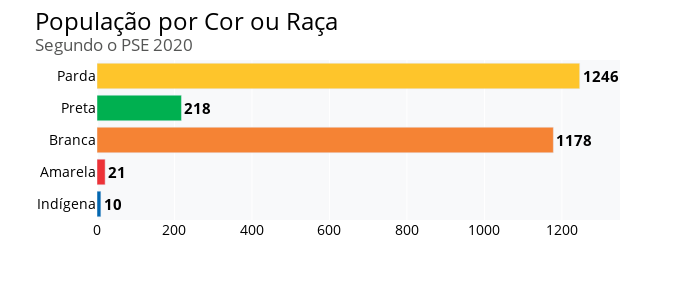

Write notebook code for a chart like this one.
### Markdown cell above
##### Demográfico - População por cor/raça

### Code cell
pop_cor_raca = dados.copy()
pop_cor_raca["pop"] =  dados["D1701_sum"] + dados["D1702_sum"]
pop_cor_raca = pop_cor_raca.groupby("V109_first")[["pop"]].sum().reset_index()
pop_cor_raca.columns = ["cor_raca", "qtd"]
pop_cor_raca

fig = px.bar(pop_cor_raca, x="qtd", y="cor_raca", color = "cor_raca", text_auto=True,
             color_discrete_sequence=["#fec52b","#00b050","#f58334", "#ed3237", "#0367b0"],
             category_orders={'cor_raca':["Parda", "Preta", "Branca", "Amarela","Indígena"]})

# Ajustando o layout do gráfico
fig.update_layout(width=700, height=300, font_family = 'Open Sans', font_color= "black", 
                  title_font_color= "black", title_font_size=24, title_text='População por Cor ou Raça' + 
                  '<br><sup size=1 style="color:#555655">Segundo o PSE 2020</sup>', xaxis_title='', yaxis_title='',
                  xaxis_tickfont_size=14, yaxis_tickfont_size=14, xaxis_range = [0,1350], 
                  plot_bgcolor= "#f8f9fa", showlegend=False)


fig.update_traces(textfont_size=15, textposition="outside", texttemplate='<b>%{x}</b>', cliponaxis=False)

fig.show()

### Figure 1 — Plotly figure (JSON) as saved in the notebook; plotly's stock layout.template omitted (floating-point values rounded to 4 significant figures)
{"data": [{"alignmentgroup": "True", "cliponaxis": false, "hovertemplate": "cor_raca=%{y}<br>qtd=%{x}<extra></extra>", "legendgroup": "Parda", "marker": {"color": "#fec52b", "pattern": {"shape": ""}}, "name": "Parda", "offsetgroup": "Parda", "orientation": "h", "showlegend": true, "textfont": {"size": 15}, "textposition": "outside", "texttemplate": "<b>%{x}</b>", "type": "bar", "x": [1246], "xaxis": "x", "y": ["Parda"], "yaxis": "y"}, {"alignmentgroup": "True", "cliponaxis": false, "hovertemplate": "cor_raca=%{y}<br>qtd=%{x}<extra></extra>", "legendgroup": "Preta", "marker": {"color": "#00b050", "pattern": {"shape": ""}}, "name": "Preta", "offsetgroup": "Preta", "orientation": "h", "showlegend": true, "textfont": {"size": 15}, "textposition": "outside", "texttemplate": "<b>%{x}</b>", "type": "bar", "x": [218], "xaxis": "x", "y": ["Preta"], "yaxis": "y"}, {"alignmentgroup": "True", "cliponaxis": false, "hovertemplate": "cor_raca=%{y}<br>qtd=%{x}<extra></extra>", "legendgroup": "Branca", "marker": {"color": "#f58334", "pattern": {"shape": ""}}, "name": "Branca", "offsetgroup": "Branca", "orientation": "h", "showlegend": true, "textfont": {"size": 15}, "textposition": "outside", "texttemplate": "<b>%{x}</b>", "type": "bar", "x": [1178], "xaxis": "x", "y": ["Branca"], "yaxis": "y"}, {"alignmentgroup": "True", "cliponaxis": false, "hovertemplate": "cor_raca=%{y}<br>qtd=%{x}<extra></extra>", "legendgroup": "Amarela", "marker": {"color": "#ed3237", "pattern": {"shape": ""}}, "name": "Amarela", "offsetgroup": "Amarela", "orientation": "h", "showlegend": true, "textfont": {"size": 15}, "textposition": "outside", "texttemplate": "<b>%{x}</b>", "type": "bar", "x": [21], "xaxis": "x", "y": ["Amarela"], "yaxis": "y"}, {"alignmentgroup": "True", "cliponaxis": false, "hovertemplate": "cor_raca=%{y}<br>qtd=%{x}<extra></extra>", "legendgroup": "Indígena", "marker": {"color": "#0367b0", "pattern": {"shape": ""}}, "name": "Indígena", "offsetgroup": "Indígena", "orientation": "h", "showlegend": true, "textfont": {"size": 15}, "textposition": "outside", "texttemplate": "<b>%{x}</b>", "type": "bar", "x": [10], "xaxis": "x", "y": ["Indígena"], "yaxis": "y"}], "layout": {"barmode": "relative", "font": {"color": "black", "family": "Open Sans"}, "height": 300, "legend": {"title": {"text": "cor_raca"}, "tracegroupgap": 0}, "margin": {"t": 60}, "plot_bgcolor": "#f8f9fa", "showlegend": false, "title": {"font": {"color": "black", "size": 24}, "text": "População por Cor ou Raça<br><sup size=1 style=\"color:#555655\">Segundo o PSE 2020</sup>"}, "width": 700, "xaxis": {"anchor": "y", "domain": [0, 1], "range": [0, 1350], "tickfont": {"size": 14}, "title": {"text": ""}}, "yaxis": {"anchor": "x", "categoryarray": ["Indígena", "Amarela", "Branca", "Preta", "Parda"], "categoryorder": "array", "domain": [0, 1], "tickfont": {"size": 14}, "title": {"text": ""}}}}
